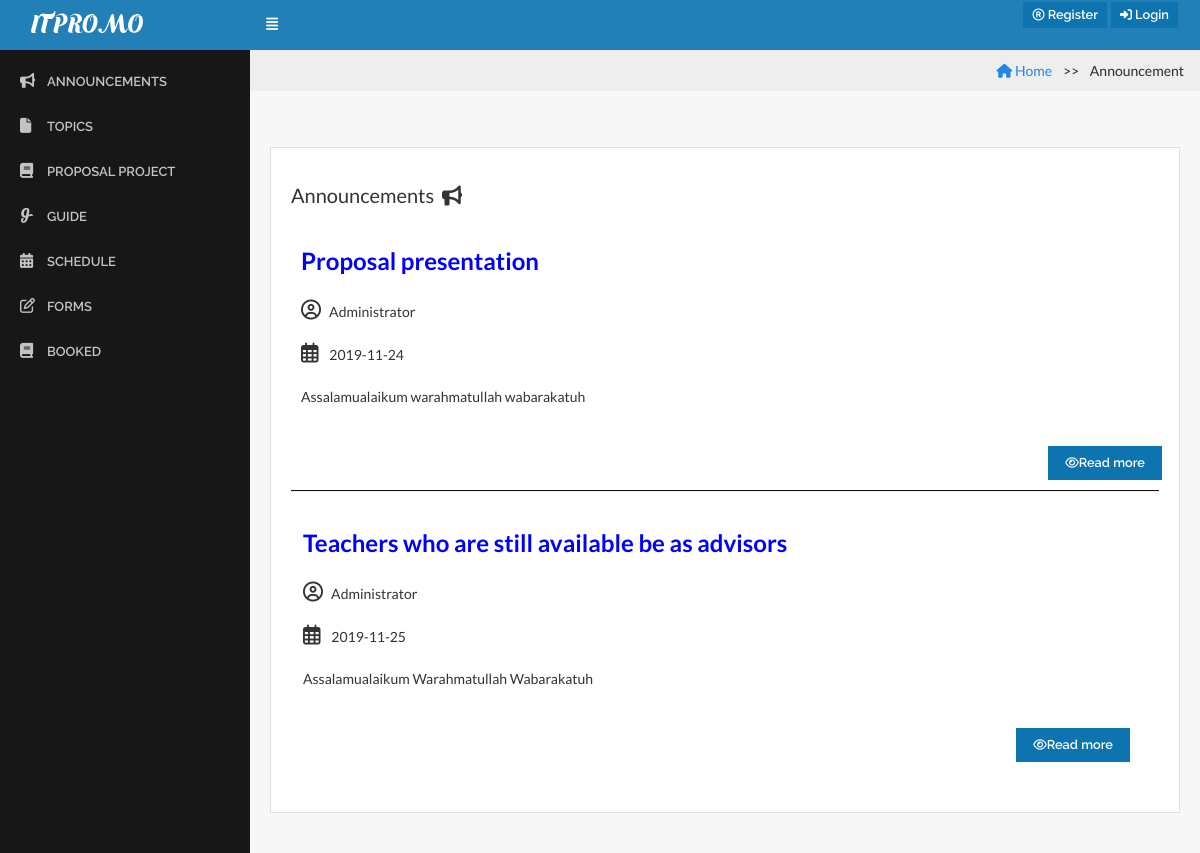
Before: /?page=Annoucement with the older database file.
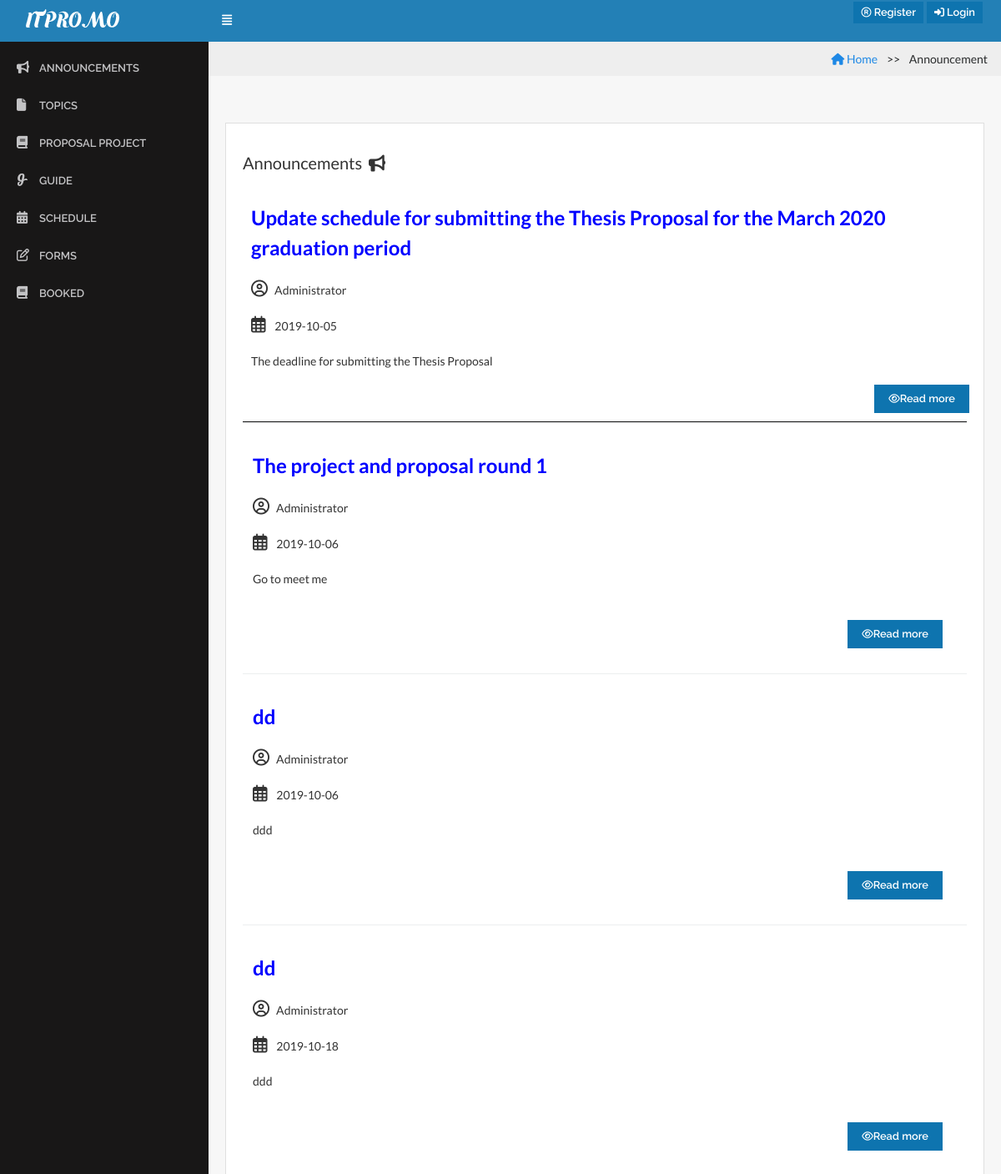
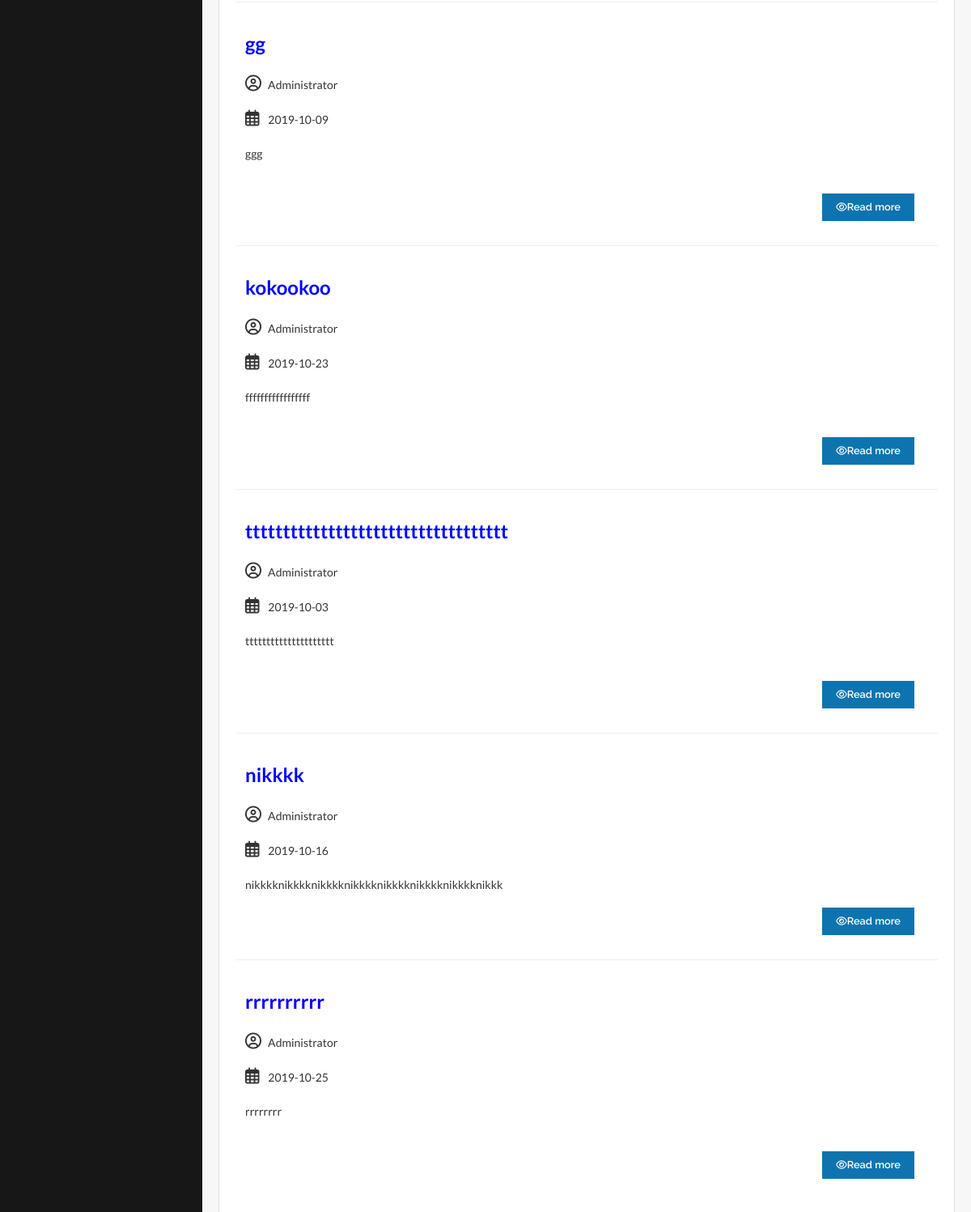
After: the same page with the newer database file (2 pictures, top to bottom).
### tables this page shows
CREATE TABLE `announcement` (
  `announcement_id` int(10) NOT NULL,
  `announcement_topic` varchar(255) NOT NULL,
  `announcement_detail` varchar(255) NOT NULL,
  `announcement_date` date NOT NULL,
  `admin_id` int(11) NOT NULL
);

### Annoucement.php (the view, shortened to what this page needs)
 <!DOCTYPE html>
 <html>
 <head>
 <ul class="breadcrumb">
 <li><a href="index.php"><i class="fa fa-home"></i> Home</a></li>
  <li class="active">Announcement</li>
</ul>
      <div class="content">
        <div class="row">
           <div class="col-lg-12">
                <div class="card">
                    <div class="card-block">
                      <h5 class="mt-3">Announcements&nbsp;&nbsp;<i class='fas fa-bullhorn'></i></h5>
     <?php
     $strSQL = "SELECT  announcement.announcement_id,announcement.announcement_topic, announcement.announcement_detail,announcement.announcement_date,admin.admin_fullname
                           FROM announcement,admin
                           WHERE announcement.admin_id=admin.admin_id
                           ORDER BY announcement.announcement_id";
         ?>
    <?php
                 if($objQuery = $db->query($strSQL)){
             while($objResult = $objQuery->fetch_object()){
            ?>
            <table class="display datatable table table-stripped" cellspacing="0" width="100%">
                  <tbody>
                      <td>
                      </br><b> <font color="blue" size="5"> <?php echo $objResult->announcement_topic; ?> </font> </br></b>
                       </br> <i class='far fa-user-circle' style='font-size:20px'></i>​
                       &nbsp;&nbsp; <?php echo $objResult->admin_fullname; ?>
                        </br><i class='far fa-calendar-alt' style='font-size:20px'> </i>&nbsp;&nbsp;&nbsp; <?php echo $objResult->announcement_date; ?> </br>
                         &nbsp;&nbsp;&nbsp;<?php echo substr($objResult->announcement_detail, 0, 50); ?> </br>
                        <div class="col-md-12" align="right">
                     <button type="button" class="btn btn-primary btn-xs" data-toggle="modal" data-target="#editPS" onclick="edit_ps(<?php echo $objResult->announcement_id; ?>)"><i class="fa fa-eye"></i>Read more</button>
                        </div>
                        </td>
         <?php
    }
               }
                   ?>
             </tbody>
             </table>
          </div>
        </div>
      </div>
    </div>
  </div>

Changed rows visible on the page:
removed announcement: announcement_topic "Proposal presentation", admin.admin_fullname "Administrator", announcement_date "2019-11-24", announcement_detail "Assalamualaikum warahmatullah wabarakatuh"
removed announcement: announcement_topic "Teachers who are still available be as advisors", admin.admin_fullname "Administrator", announcement_date "2019-11-25", announcement_detail "Assalamualaikum Warahmatullah Wabarakatuh"
added announcement: announcement_topic "Update schedule for submitting the Thesis Proposal for the March 2020 graduation period", admin.admin_fullname "Administrator", announcement_date "2019-10-05", announcement_detail "The deadline for submitting the Thesis Proposal"
added announcement: announcement_topic "The project and proposal round 1", admin.admin_fullname "Administrator", announcement_date "2019-10-06", announcement_detail "Go to meet me"
added announcement: announcement_topic "dd", admin.admin_fullname "Administrator", announcement_date "2019-10-06", announcement_detail "ddd"
added announcement: announcement_topic "dd", admin.admin_fullname "Administrator", announcement_date "2019-10-18", announcement_detail "ddd"
added announcement: announcement_topic "gg", admin.admin_fullname "Administrator", announcement_date "2019-10-09", announcement_detail "ggg"
added announcement: announcement_topic "kokookoo", admin.admin_fullname "Administrator", announcement_date "2019-10-23", announcement_detail "fffffffffffffffff"
added announcement: announcement_topic "ttttttttttttttttttttttttttttttttttt", admin.admin_fullname "Administrator", announcement_date "2019-10-03", announcement_detail "ttttttttttttttttttttt"
added announcement: announcement_topic "nikkkk", admin.admin_fullname "Administrator", announcement_date "2019-10-16", announcement_detail "nikkkknikkkknikkkknikkkknikkkknikkkknikkkknikkk"
added announcement: announcement_topic "rrrrrrrrrr", admin.admin_fullname "Administrator", announcement_date "2019-10-25", announcement_detail "rrrrrrrr"
